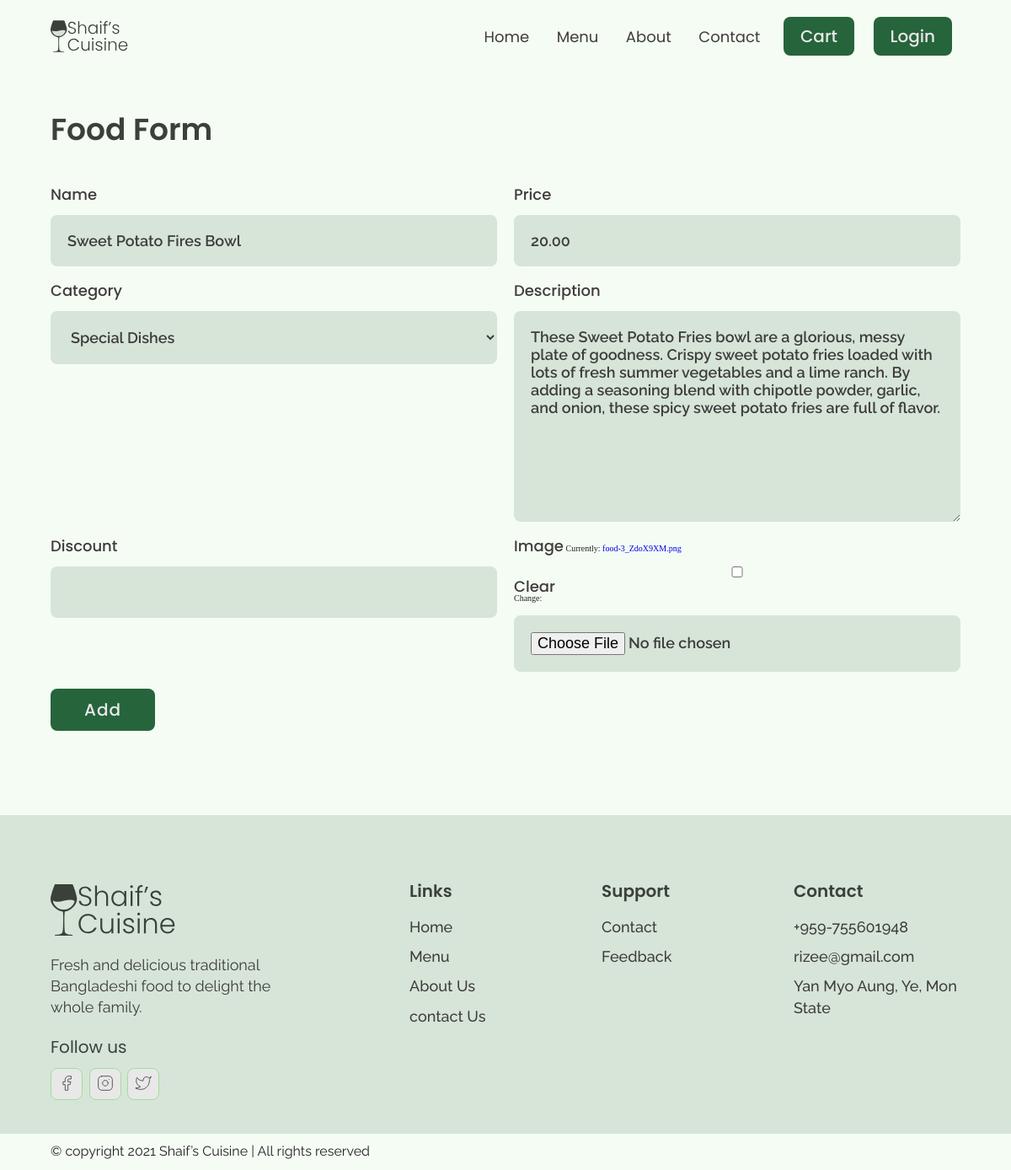
The page /editfood/1/ on the database its author committed.
### base/models.py (models this page shows, shortened)
class Food(models.Model):
    name = models.CharField(max_length=200, null=True)
    price = models.DecimalField(max_digits=5, decimal_places=2)
    category = models.ForeignKey(Category, null=True, on_delete=models.SET_NULL)
    description = models.TextField(null=True, blank=True)
    discount = models.CharField(max_length=100, null=True, blank=True)
    image = models.ImageField(default='food-1.png', null=True, blank=True)
    created = models.DateTimeField(auto_now_add=True)

### base/views.py (the view)
# urls.py: path('editfood/<str:pk>/', views.editFood, name='editfood'),
def editFood(request, pk):
    food = Food.objects.get(id=pk)
    forms = FoodForm(instance=food)
    if request.method == 'POST':
        forms = FoodForm(request.POST, instance=food)
        if forms.is_valid():
            forms.save()
            return redirect('home')
    context = {'forms': forms}
    return render(request, 'base/food_form.html', context)

### base/forms.py
class FoodForm(ModelForm):
    class Meta:
        model = Food
        fields = '__all__'

### base/models.py (called while the page is built)
    def __str__(self):
        return self.name

### base/templates/base/food_form.html (shortened to what this page needs)
{% extends 'base/main.html' %}
{% load static %}
  {% block content %}
  <section id="form" data-aos="fade-down">
    <div class="container">
      <h3 class="form__title">
        Food Form
      </h3>
      <div class="form__wrapper">
        <form name="contact" method="POST" netlify>
            {% for form in forms %}
          <div class="form__group">
            <label for="firstName">{{form.label}}</label>
            {{form}}
          </div>
            {% endfor %}
          <button type="submit" class="btn primary-btn">Add</button>
        </form>
      </div>
    </div>
  </section>
  {% endblock %}

### static/css/globalStyles.css (style rules this page uses)
html { font-size: 10px; overflow-x: hidden; }
body { background: var(--lightGreen-2); overflow-x: hidden; visibility: hidden; }
section { padding: 100px 0; }
.container { max-width: 1200px; width: 90%; margin: 0 auto; }
:root { --green-1: #26643b; --green-2: #a2de96; --lightGreen-1: #d6e5d8; --lightGreen-2: #f5fcf4; --black-1: #3b413a; --black-2: #3f3c3c; --black-3: #5b6359; --white-1: #e8e8e8; }
h1, h2, h3, h4 { font-family: Poppins; }
a { display: inline-block; text-decoration: none; }

### static/css/components.css (style rules this page uses)
.btn { color: var(--green-1); font-family: Poppins; font-weight: 500; border-radius: 8px; font-size: 1.4rem; padding: 1.2rem 2rem; }
.primary-btn { color: var(--white-1); background: var(--green-1); }
@media only screen and (min-width: 700px) { .btn { padding: 1.3rem 2rem; font-size: 2rem; } }
#form { padding: 5rem 0; }
.form__title { font-size: 1.8rem; color: var(--black-1); font-weight: 600; }
.form__wrapper { padding: 3rem 0; }
.form__wrapper form { display: grid; grid-template-columns: 1fr; gap: 2rem; }
.form__group label { font-size: 1.6rem; font-family: Poppins; color: var(--black-2); font-weight: 500; }
.form__group input, .form__group textarea, .form__group select { width: 100%; border: none; background-color: var(--lightGreen-1); font-size: 1.4rem; font-family: Raleway; font-weight: 600; padding: 1.5rem; border-radius: 8px; margin-top: 0.5rem; color: var(--black-2); }
.form__group textarea { resize: vertical; }
.form__wrapper button[type='submit'] { width: max-content; border: none; padding: 1rem 4rem; font-weight: 500; letter-spacing: 0.1rem; }
@media only screen and (min-width: 768px) { .form__title { font-size: 3.6rem; } }
@media only screen and (min-width: 768px) { .form__wrapper { padding: 5rem 0; } }
@media only screen and (min-width: 768px) { .form__wrapper form { grid-template-columns: 1fr 1fr; } }
@media only screen and (min-width: 768px) { .form__group label { font-size: 1.8rem; } }
@media only screen and (min-width: 768px) { .form__group input, .form__group textarea, .form__group select { font-size: 1.8rem; padding: 2rem; margin-top: 1.5rem; } }

### rows shown on the page
Food: forms "Sweet Potato Fires Bowl" "20.00" "Special Dishes" "These Sweet Potato Fries bowl are a glorious, messy plate of goodness. Crispy sweet potato fries loaded with lots of fresh summer vegetables and a lime ranch. By adding a seasoning blend with chipotle powder, garlic, and onion, these spicy sweet potato fries are full of flavor."
